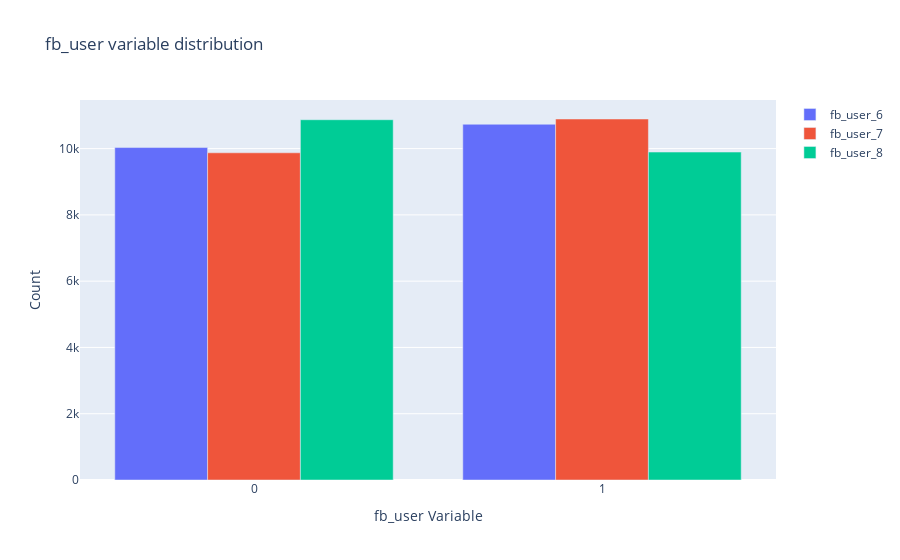

This figure's notebook cell:
### Code cell
groupedBarPlot('fb_user')

### Figure 1 — Plotly figure (JSON) as saved in the notebook; plotly's stock layout.template omitted (floating-point values rounded to 4 significant figures)
{"data": [{"name": "fb_user_6", "type": "bar", "x": [1, 0], "y": [10736, 10032]}, {"name": "fb_user_7", "type": "bar", "x": [1, 0], "y": [10894, 9874]}, {"name": "fb_user_8", "type": "bar", "x": [0, 1], "y": [10872, 9896]}], "layout": {"title": {"text": "fb_user variable distribution"}, "xaxis": {"title": {"text": "fb_user Variable"}}, "yaxis": {"title": {"text": "Count"}}}}
